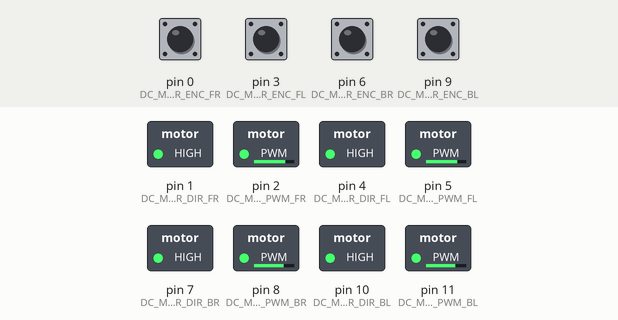
Simulated run of this program. Board: Teensy 4. Parts: switched loads named in the program (green lamp = pin HIGH). The test bench sets the inputs (shaded band); at power-on: pin 0 (DC_MOTOR_ENC_FR), pin 3 (DC_MOTOR_ENC_FL), pin 6 (DC_MOTOR_ENC_BR), pin 9 (DC_MOTOR_ENC_BL) HIGH. What the program prints to the serial monitor is not drawn.

Above: at 1.2 s.
1.3 s: pin 6 (DC_MOTOR_ENC_BR) pulled LOW for 0.15 s
At 2.6 s:
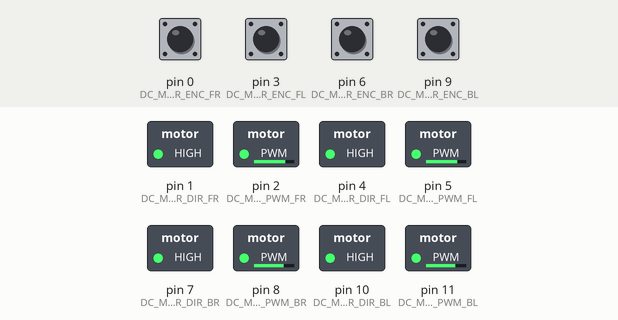
2.9 s: pin 9 (DC_MOTOR_ENC_BL) pulled LOW for 0.15 s
At 3.7 s:
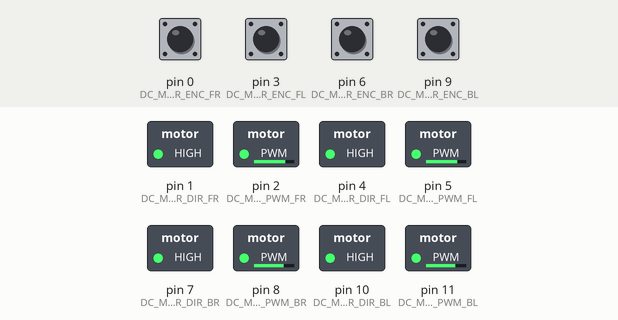
4.5 s: pin 0 (DC_MOTOR_ENC_FR) pulled LOW for 0.15 s
At 5.8 s:
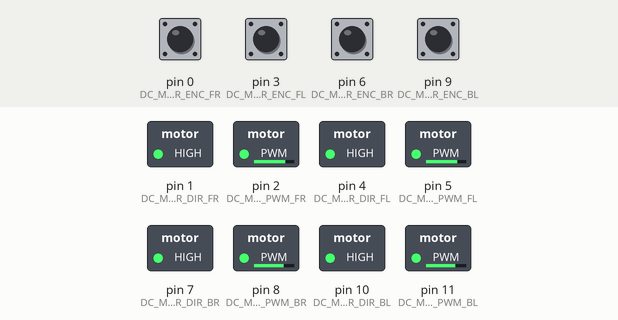
6.1 s: pin 3 (DC_MOTOR_ENC_FL) pulled LOW for 0.15 s
At 7.3 s:
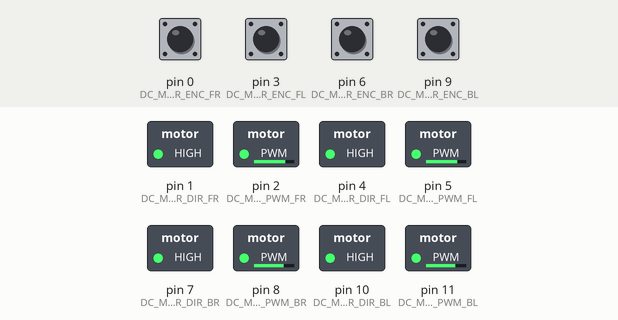
Timing chart, 0 to 8.7 s (numbered marks = the images above; inputs shaded):
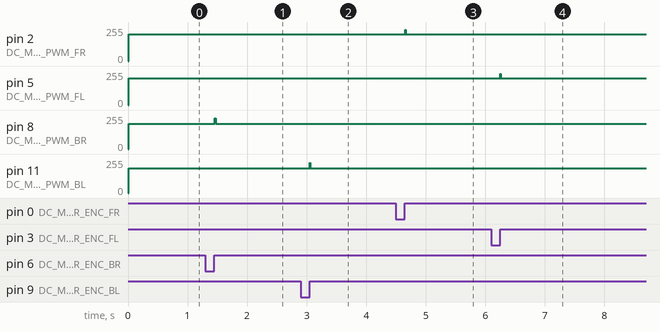

Measured:
- after the input at 1.3 s, pin 8 (DC_MOTOR_PWM_BR): 189/255 → 231/255 after 0.16 s, → 189/255 0.01 s later
- after the input at 2.9 s, pin 11 (DC_MOTOR_PWM_BL): 186/255 → 228/255 after 0.15 s, → 186/255 0.01 s later
- after the input at 4.5 s, pin 2 (DC_MOTOR_PWM_FR): 199/255 → 234/255 after 0.15 s, → 199/255 0.01 s later
- after the input at 6.1 s, pin 5 (DC_MOTOR_PWM_FL): 199/255 → 234/255 after 0.15 s, → 199/255 0.01 s later

The program:

main.cpp
```cpp
#include <Arduino.h>

// RE-ASSIGNED PINS (Avoid 0 and 1 because of Serial)
#define DC_MOTOR_ENC_FR 0 // Moved from 0
#define DC_MOTOR_DIR_FR 1
#define DC_MOTOR_PWM_FR 2

#define DC_MOTOR_ENC_FL 3
#define DC_MOTOR_DIR_FL 4
#define DC_MOTOR_PWM_FL 5

#define DC_MOTOR_ENC_BR 6
#define DC_MOTOR_DIR_BR 7
#define DC_MOTOR_PWM_BR 8

#define DC_MOTOR_ENC_BL 9
#define DC_MOTOR_DIR_BL 10
#define DC_MOTOR_PWM_BL 11

// Variables for velocity calculation
volatile long countFR = 0, countFL = 0, countBR = 0, countBL = 0;
long prevFR = 0, prevFL = 0, prevBR = 0, prevBL = 0;
unsigned long lastTime = 0;
const int interval = 10;

// ISR Functions
void isrFR() { countFR++; }
void isrFL() { countFL++; }
void isrBR() { countBR++; }
void isrBL() { countBL++; }

void setup() {
  Serial.begin(115200);

  pinMode(DC_MOTOR_ENC_FR, INPUT_PULLUP);
  pinMode(DC_MOTOR_ENC_FL, INPUT_PULLUP);
  pinMode(DC_MOTOR_ENC_BR, INPUT_PULLUP);
  pinMode(DC_MOTOR_ENC_BL, INPUT_PULLUP);

  attachInterrupt(digitalPinToInterrupt(DC_MOTOR_ENC_FR), isrFR, RISING);
  attachInterrupt(digitalPinToInterrupt(DC_MOTOR_ENC_FL), isrFL, RISING);
  attachInterrupt(digitalPinToInterrupt(DC_MOTOR_ENC_BR), isrBR, RISING);
  attachInterrupt(digitalPinToInterrupt(DC_MOTOR_ENC_BL), isrBL, RISING);

  pinMode(DC_MOTOR_DIR_FR, OUTPUT); pinMode(DC_MOTOR_PWM_FR, OUTPUT);
  pinMode(DC_MOTOR_DIR_FL, OUTPUT); pinMode(DC_MOTOR_PWM_FL, OUTPUT);
  pinMode(DC_MOTOR_DIR_BR, OUTPUT); pinMode(DC_MOTOR_PWM_BR, OUTPUT);
  pinMode(DC_MOTOR_DIR_BL, OUTPUT); pinMode(DC_MOTOR_PWM_BL, OUTPUT);

  digitalWrite(DC_MOTOR_DIR_FR, HIGH);
  digitalWrite(DC_MOTOR_DIR_FL, HIGH);
  digitalWrite(DC_MOTOR_DIR_BR, HIGH);
  digitalWrite(DC_MOTOR_DIR_BL, HIGH);
}

void moveFront(float targetVel, float Kp) {
  if (millis() - lastTime >= interval) {
    lastTime = millis();

    // 1. Snapshot counts
    noInterrupts();
    long snapFR = countFR; long snapFL = countFL;
    long snapBR = countBR; long snapBL = countBL;
    interrupts();

    // 2. Calculate Actual Velocity
    float actFR = snapFR - prevFR;
    float actFL = snapFL - prevFL;
    float actBR = snapBR - prevBR;
    float actBL = snapBL - prevBL;

    prevFR = snapFR; prevFL = snapFL;
    prevBR = snapBR; prevBL = snapBL;

    // 3. Calculate Errors
    float errorFR = targetVel - actFR;
    float errorFL = targetVel - actFL;
    float errorBR = targetVel - actBR;
    float errorBL = targetVel - actBL;

    // 4. BASIC P-CONTROLLER MATH
    // PWM is directly proportional to the error
    // We add a "Feed Forward" of targetVel*2 so the motor has a base power
    float pwmFR = 255 - ((targetVel * 2) + (errorFR * Kp));
    float pwmFL = 255 - ((targetVel * 2) + (errorFL * Kp));
    float pwmBR = 255 - ((targetVel * 2) + (errorBR * Kp*1.2));
    float pwmBL = 255 - ((targetVel * 4) + (errorBL * Kp*1.2));

    // 5. Constrain and Write
    analogWrite(DC_MOTOR_PWM_FR, constrain((int)pwmFR, 0, 255));
    analogWrite(DC_MOTOR_PWM_FL, constrain((int)pwmFL, 0, 255));
    analogWrite(DC_MOTOR_PWM_BR, constrain((int)pwmBR, 0, 255));
    analogWrite(DC_MOTOR_PWM_BL, constrain((int)pwmBL, 0, 255));

    // 6. Print (Target, FR, FL, BR, BL)
    Serial.print(targetVel); Serial.print("\t");
    Serial.print(actFR);    Serial.print("\t");
    Serial.print(actFL);    Serial.print("\t");
    Serial.print(actBR);    Serial.print("\t");
    Serial.print(actBL);    Serial.print("\t");
    Serial.print(errorFR);   Serial.print("\t");
    Serial.print(errorFL);   Serial.print("\t");
    Serial.print(errorBR);   Serial.print("\t");
    Serial.print(errorBL);   Serial.print("\t");
    Serial.print(pwmFR);    Serial.print("\t");
    Serial.print(pwmFL);    Serial.print("\t");
    Serial.print(pwmBR);    Serial.print("\t");
    Serial.println(pwmBL);
  }
}

void loop() {
  // Start with a small Kp like 2.0 or 5.0
  moveFront(1.5, 35.0);
}
```
